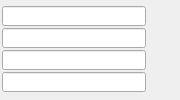
<?xml version="1.0" encoding="UTF-8"?>
<ui version="4.0">
 <class>kl1xxxForm</class>
 <widget class="QWidget" name="kl1xxxForm">
  <property name="geometry">
   <rect>
    <x>0</x>
    <y>0</y>
    <width>180</width>
    <height>100</height>
   </rect>
  </property>
  <property name="windowTitle">
   <string>Form</string>
  </property>
  <widget class="QELineEdit" name="qelineedit">
   <property name="geometry">
    <rect>
     <x>2</x>
     <y>6</y>
     <width>144</width>
     <height>20</height>
    </rect>
   </property>
   <property name="alignment">
    <set>Qt::AlignRight|Qt::AlignTrailing|Qt::AlignVCenter</set>
   </property>
   <property name="variable" stdset="0">
    <string>$(P):BI:$(M)-$(N):BIT1.DESC</string>
   </property>
   <property name="variableSubstitutions" stdset="0">
    <string>P=$(P),M=$(M),N=$(N)</string>
   </property>
   <property name="displayAlarmStateOption" stdset="0">
    <enum>QEGenericEdit::Never</enum>
   </property>
  </widget>
  <widget class="QELineEdit" name="qelineedit_2">
   <property name="geometry">
    <rect>
     <x>2</x>
     <y>28</y>
     <width>144</width>
     <height>20</height>
    </rect>
   </property>
   <property name="alignment">
    <set>Qt::AlignRight|Qt::AlignTrailing|Qt::AlignVCenter</set>
   </property>
   <property name="variable" stdset="0">
    <string>$(P):BI:$(M)-$(N):BIT2.DESC</string>
   </property>
   <property name="variableSubstitutions" stdset="0">
    <string>P=$(P),M=$(M),N=$(N)</string>
   </property>
   <property name="displayAlarmStateOption" stdset="0">
    <enum>QEGenericEdit::Never</enum>
   </property>
  </widget>
  <widget class="QELineEdit" name="qelineedit_3">
   <property name="geometry">
    <rect>
     <x>2</x>
     <y>72</y>
     <width>144</width>
     <height>20</height>
    </rect>
   </property>
   <property name="alignment">
    <set>Qt::AlignRight|Qt::AlignTrailing|Qt::AlignVCenter</set>
   </property>
   <property name="variable" stdset="0">
    <string>$(P):BI:$(M)-$(N):BIT4.DESC</string>
   </property>
   <property name="variableSubstitutions" stdset="0">
    <string>P=$(P),M=$(M),N=$(N)</string>
   </property>
   <property name="displayAlarmStateOption" stdset="0">
    <enum>QEGenericEdit::Never</enum>
   </property>
  </widget>
  <widget class="QELineEdit" name="qelineedit_4">
   <property name="geometry">
    <rect>
     <x>2</x>
     <y>50</y>
     <width>144</width>
     <height>20</height>
    </rect>
   </property>
   <property name="alignment">
    <set>Qt::AlignRight|Qt::AlignTrailing|Qt::AlignVCenter</set>
   </property>
   <property name="variable" stdset="0">
    <string>$(P):BI:$(M)-$(N):BIT3.DESC</string>
   </property>
   <property name="variableSubstitutions" stdset="0">
    <string>P=$(P),M=$(M),N=$(N)</string>
   </property>
   <property name="displayAlarmStateOption" stdset="0">
    <enum>QEGenericEdit::Never</enum>
   </property>
  </widget>
  <widget class="CAShape" name="cashape">
   <property name="geometry">
    <rect>
     <x>150</x>
     <y>6</y>
     <width>20</width>
     <height>20</height>
    </rect>
   </property>
   <property name="fill">
    <bool>true</bool>
   </property>
   <property name="color1">
    <color>
     <red>180</red>
     <green>190</green>
     <blue>210</blue>
    </color>
   </property>
   <property name="variable" stdset="0">
    <string>$(P):BI:$(M)-$(N):BIT1</string>
   </property>
   <property name="variableSubstitutions" stdset="0">
    <string>P=$(P),M=$(M),N=$(N)</string>
   </property>
  </widget>
  <widget class="CAShape" name="cashape_2">
   <property name="geometry">
    <rect>
     <x>150</x>
     <y>28</y>
     <width>20</width>
     <height>20</height>
    </rect>
   </property>
   <property name="fill">
    <bool>true</bool>
   </property>
   <property name="color1">
    <color>
     <red>180</red>
     <green>190</green>
     <blue>210</blue>
    </color>
   </property>
   <property name="variable" stdset="0">
    <string>$(P):BI:$(M)-$(N):BIT2</string>
   </property>
   <property name="variableSubstitutions" stdset="0">
    <string>P=$(P),M=$(M),N=$(N)</string>
   </property>
  </widget>
  <widget class="CAShape" name="cashape_3">
   <property name="geometry">
    <rect>
     <x>150</x>
     <y>50</y>
     <width>20</width>
     <height>20</height>
    </rect>
   </property>
   <property name="fill">
    <bool>true</bool>
   </property>
   <property name="color1">
    <color>
     <red>180</red>
     <green>190</green>
     <blue>210</blue>
    </color>
   </property>
   <property name="variable" stdset="0">
    <string>$(P):BI:$(M)-$(N):BIT3</string>
   </property>
   <property name="variableSubstitutions" stdset="0">
    <string>P=$(P),M=$(M),N=$(N)</string>
   </property>
  </widget>
  <widget class="CAShape" name="cashape_4">
   <property name="geometry">
    <rect>
     <x>150</x>
     <y>72</y>
     <width>20</width>
     <height>20</height>
    </rect>
   </property>
   <property name="fill">
    <bool>true</bool>
   </property>
   <property name="color1">
    <color>
     <red>180</red>
     <green>190</green>
     <blue>210</blue>
    </color>
   </property>
   <property name="variable" stdset="0">
    <string>$(P):BI:$(M)-$(N):BIT4</string>
   </property>
   <property name="variableSubstitutions" stdset="0">
    <string>P=$(P),M=$(M),N=$(N)</string>
   </property>
  </widget>
 </widget>
 <customwidgets>
  <customwidget>
   <class>AShape</class>
   <extends>QWidget</extends>
   <header>ashape.h</header>
  </customwidget>
  <customwidget>
   <class>CAShape</class>
   <extends>AShape</extends>
   <header>cashape.h</header>
  </customwidget>
  <customwidget>
   <class>QELineEdit</class>
   <extends>QLineEdit</extends>
   <header>QELineEdit.h</header>
  </customwidget>
 </customwidgets>
 <resources/>
 <connections/>
</ui>
